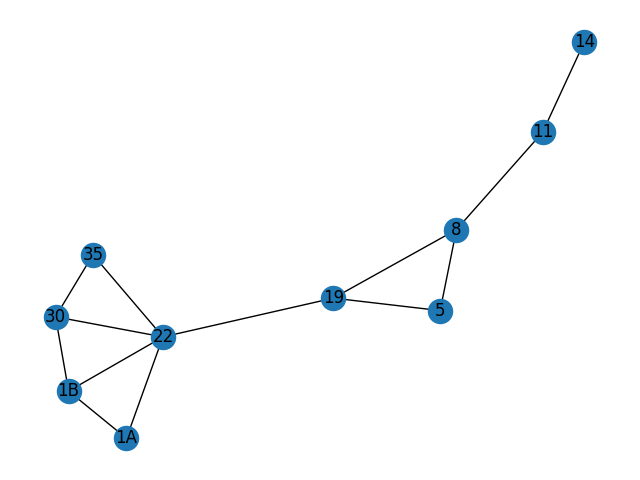

Python code for this plot:
import networkx as nx
import numpy as np
import matplotlib.pyplot as plt

class Graph_Matrix:
    """
    Adjacency Matrix
    """
    def __init__(self, vertices=[], matrix=[]):
        """

        :param vertices:a dict with vertex id and index of matrix , such as {vertex:index}
        :param matrix: a matrix
        """
        self.matrix = matrix
        self.edges_dict = {}  # {(tail, head):weight}
        self.edges_array = []  # (tail, head, weight)
        self.vertices = vertices
        self.num_edges = 0

        # if provide adjacency matrix then create the edges list
        if len(matrix) > 0:
            if len(vertices) != len(matrix):
                raise IndexError
            self.edges = self.getAllEdges()
            self.num_edges = len(self.edges)

        # if do not provide a adjacency matrix, but provide the vertices list, build a matrix with 0
        elif len(vertices) > 0:
            self.matrix = [[0 for col in range(len(vertices))] for row in range(len(vertices))]

        self.num_vertices = len(self.matrix)

    def isOutRange(self, x):
        try:
            if x >= self.num_vertices or x <= 0:
                raise IndexError
        except IndexError:
            print("节点下标出界")

    def isEmpty(self):
        if self.num_vertices == 0:
            self.num_vertices = len(self.matrix)
        return self.num_vertices == 0

    def add_vertex(self, key):
        if key not in self.vertices:
            self.vertices[key] = len(self.vertices) + 1

        # add a vertex mean add a row and a column
        # add a column for every row
        for i in range(self.getVerticesNumbers()):
            self.matrix[i].append(0)

        self.num_vertices += 1

        nRow = [0] * self.num_vertices
        self.matrix.append(nRow)

    def getVertex(self, key):
        pass

    def add_edges_from_list(self, edges_list):  # edges_list : [(tail, head, weight),()]
        for i in range(len(edges_list)):
            self.add_edge(edges_list[i][0], edges_list[i][1], edges_list[i][2], )

    def add_edge(self, tail, head, cost=0):
        # if self.vertices.index(tail) >= 0:
        #   self.addVertex(tail)
        if tail not in self.vertices:
            self.add_vertex(tail)
        # if self.vertices.index(head) >= 0:
        #   self.addVertex(head)
        if head not in self.vertices:
            self.add_vertex(head)

        # for directory matrix
        self.matrix[self.vertices.index(tail)][self.vertices.index(head)] = cost
        # for non-directory matrix
        # self.matrix[self.vertices.index(fromV)][self.vertices.index(toV)] = \
        #   self.matrix[self.vertices.index(toV)][self.vertices.index(fromV)] = cost

        self.edges_dict[(tail, head)] = cost
        self.edges_array.append((tail, head, cost))
        self.num_edges = len(self.edges_dict)

    def getEdges(self, V):
        pass

    def getVerticesNumbers(self):
        if self.num_vertices == 0:
            self.num_vertices = len(self.matrix)
        return self.num_vertices

    def getAllVertices(self):
        return self.vertices

    def getAllEdges(self):
        for i in range(len(self.matrix)):
            for j in range(len(self.matrix)):
                if 0 < self.matrix[i][j] < float('inf'):
                    self.edges_dict[self.vertices[i], self.vertices[j]] = self.matrix[i][j]
                    self.edges_array.append([self.vertices[i], self.vertices[j], self.matrix[i][j]])

        return self.edges_array

    def __repr__(self):
        return str(''.join(str(i) for i in self.matrix))

    def to_do_vertex(self, i):
        print('vertex: %s' % (self.vertices[i]))

    def to_do_edge(self, w, k):
        print('edge tail: %s, edge head: %s, weight: %s' % (self.vertices[w], self.vertices[k], str(self.matrix[w][k])))

nodes = ["1A","1B","30","35","22","19","5","8","11","14"]

matrix = [[0,1,0,0,1,0,0,0,0,0],
[1,0,1,0,1,0,0,0,0,0],
[0,1,0,1,1,0,0,0,0,0],
[0,0,1,0,1,0,0,0,0,0],
[1,1,1,1,0,1,0,0,0,0],
[0,0,0,0,1,0,1,1,0,0],
[0,0,0,0,0,1,0,1,0,0],
[0,0,0,0,0,1,1,0,1,0],
[0,0,0,0,0,0,0,1,0,1],
[0,0,0,0,0,0,0,0,1,0]]

def draw_undircted_graph(my_graph):
    G = nx.Graph()  # 建立一个空的无向图G
    for node in my_graph.vertices:
        G.add_node(str(node))
    for edge in my_graph.edges:
        G.add_edge(str(edge[0]), str(edge[1]))

    print("nodes:", G.nodes())  # 输出全部的节点： [1, 2, 3]
    print("edges:", G.edges())  # 输出全部的边：[(2, 3)]
    print("number of edges:", G.number_of_edges())  # 输出边的数量：1
    nx.draw(G, with_labels=True)
    plt.savefig("undirected_graph.png")
    plt.show()
my_graph = Graph_Matrix(nodes, matrix)
my_graph2 = draw_undircted_graph(my_graph)
